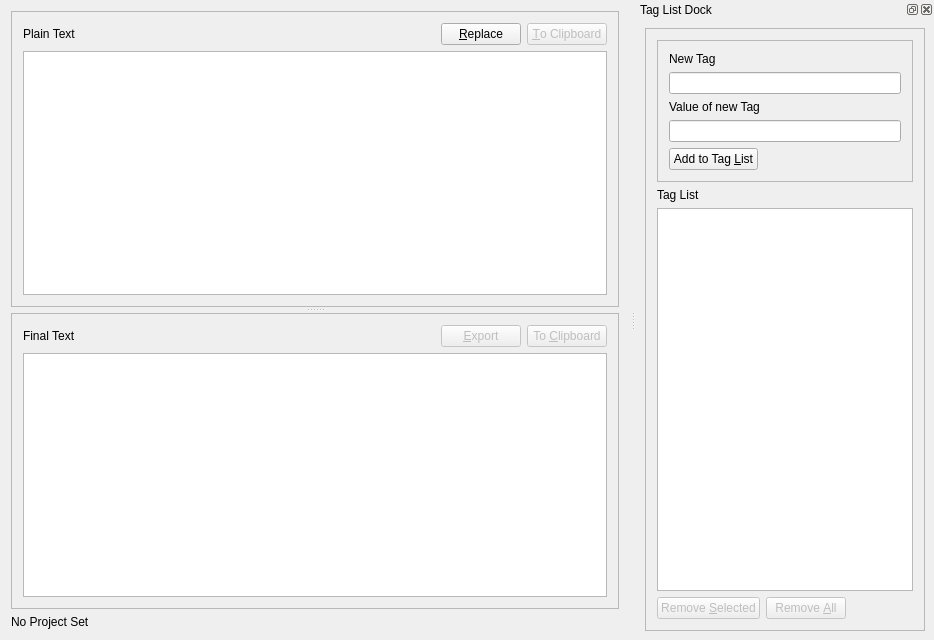
<?xml version="1.0" encoding="UTF-8"?>
<ui version="4.0">
 <class>MainWindow</class>
 <widget class="QMainWindow" name="MainWindow">
  <property name="geometry">
   <rect>
    <x>0</x>
    <y>0</y>
    <width>934</width>
    <height>640</height>
   </rect>
  </property>
  <property name="windowTitle">
   <string>Replacer</string>
  </property>
  <property name="windowIcon">
   <iconset resource="icon.qrc">
    <normaloff>:/icon/triforce_green.png</normaloff>:/icon/triforce_green.png</iconset>
  </property>
  <property name="styleSheet">
   <string notr="true"/>
  </property>
  <widget class="QWidget" name="centralWidget">
   <layout class="QVBoxLayout" name="verticalLayout">
    <item>
     <widget class="QSplitter" name="splitter">
      <property name="orientation">
       <enum>Qt::Vertical</enum>
      </property>
      <property name="handleWidth">
       <number>6</number>
      </property>
      <widget class="QFrame" name="frame">
       <property name="frameShape">
        <enum>QFrame::StyledPanel</enum>
       </property>
       <layout class="QVBoxLayout" name="verticalLayout_4">
        <item>
         <layout class="QHBoxLayout" name="horizontalLayout_2">
          <item>
           <widget class="QLabel" name="label">
            <property name="sizePolicy">
             <sizepolicy hsizetype="Preferred" vsizetype="Preferred">
              <horstretch>1</horstretch>
              <verstretch>0</verstretch>
             </sizepolicy>
            </property>
            <property name="text">
             <string>Plain Text</string>
            </property>
           </widget>
          </item>
          <item>
           <widget class="QPushButton" name="pushButton_replace">
            <property name="enabled">
             <bool>true</bool>
            </property>
            <property name="text">
             <string>&amp;Replace</string>
            </property>
           </widget>
          </item>
          <item>
           <widget class="QPushButton" name="pushButton_c2c_plain">
            <property name="enabled">
             <bool>false</bool>
            </property>
            <property name="text">
             <string>&amp;To Clipboard</string>
            </property>
           </widget>
          </item>
         </layout>
        </item>
        <item>
         <widget class="QTextEdit" name="textEdit_plain">
          <property name="whatsThis">
           <string>&lt;html&gt;&lt;head/&gt;&lt;body&gt;&lt;p&gt;enter the text you want to have the replacees in&lt;/p&gt;&lt;/body&gt;&lt;/html&gt;</string>
          </property>
          <property name="placeholderText">
           <string>&lt;enter your text here&gt;</string>
          </property>
         </widget>
        </item>
       </layout>
      </widget>
      <widget class="QFrame" name="frame_2">
       <property name="frameShape">
        <enum>QFrame::StyledPanel</enum>
       </property>
       <layout class="QVBoxLayout" name="verticalLayout_2">
        <item>
         <layout class="QHBoxLayout" name="horizontalLayout">
          <item>
           <widget class="QLabel" name="label_2">
            <property name="sizePolicy">
             <sizepolicy hsizetype="Preferred" vsizetype="Preferred">
              <horstretch>1</horstretch>
              <verstretch>0</verstretch>
             </sizepolicy>
            </property>
            <property name="text">
             <string>Final Text</string>
            </property>
           </widget>
          </item>
          <item>
           <widget class="QPushButton" name="pushButton_exportFinal">
            <property name="enabled">
             <bool>false</bool>
            </property>
            <property name="text">
             <string>&amp;Export</string>
            </property>
           </widget>
          </item>
          <item>
           <widget class="QPushButton" name="pushButton_c2c_final">
            <property name="enabled">
             <bool>false</bool>
            </property>
            <property name="text">
             <string>To &amp;Clipboard</string>
            </property>
           </widget>
          </item>
         </layout>
        </item>
        <item>
         <widget class="QTextEdit" name="textEdit_final">
          <property name="textInteractionFlags">
           <set>Qt::TextSelectableByKeyboard|Qt::TextSelectableByMouse</set>
          </property>
          <property name="placeholderText">
           <string>&lt;text with filled in replacements will appear here&gt;</string>
          </property>
         </widget>
        </item>
       </layout>
      </widget>
     </widget>
    </item>
    <item>
     <widget class="QLabel" name="lbl_currentProject">
      <property name="text">
       <string>No Project Set</string>
      </property>
     </widget>
    </item>
   </layout>
  </widget>
  <widget class="QDockWidget" name="dockWidget">
   <property name="sizePolicy">
    <sizepolicy hsizetype="Preferred" vsizetype="Minimum">
     <horstretch>0</horstretch>
     <verstretch>0</verstretch>
    </sizepolicy>
   </property>
   <property name="autoFillBackground">
    <bool>false</bool>
   </property>
   <property name="windowTitle">
    <string extracomment="This is the Tag List Dock">Tag List Dock</string>
   </property>
   <attribute name="dockWidgetArea">
    <number>2</number>
   </attribute>
   <widget class="QWidget" name="dockWidgetContents_2">
    <layout class="QVBoxLayout" name="verticalLayout_3" stretch="0">
     <property name="spacing">
      <number>6</number>
     </property>
     <property name="leftMargin">
      <number>9</number>
     </property>
     <property name="topMargin">
      <number>9</number>
     </property>
     <property name="rightMargin">
      <number>9</number>
     </property>
     <property name="bottomMargin">
      <number>9</number>
     </property>
     <item>
      <widget class="QFrame" name="frame_4">
       <property name="frameShape">
        <enum>QFrame::StyledPanel</enum>
       </property>
       <property name="frameShadow">
        <enum>QFrame::Plain</enum>
       </property>
       <layout class="QVBoxLayout" name="verticalLayout_6">
        <item>
         <widget class="QFrame" name="frame_3">
          <property name="frameShape">
           <enum>QFrame::StyledPanel</enum>
          </property>
          <property name="frameShadow">
           <enum>QFrame::Plain</enum>
          </property>
          <layout class="QVBoxLayout" name="verticalLayout_5">
           <item>
            <widget class="QLabel" name="label_3">
             <property name="text">
              <string>New Tag</string>
             </property>
            </widget>
           </item>
           <item>
            <widget class="QLineEdit" name="lineEdit_newTag"/>
           </item>
           <item>
            <widget class="QLabel" name="label_4">
             <property name="text">
              <string>Value of new Tag</string>
             </property>
            </widget>
           </item>
           <item>
            <widget class="QLineEdit" name="lineEdit_newValue"/>
           </item>
           <item>
            <layout class="QHBoxLayout" name="horizontalLayout_3">
             <item>
              <widget class="QPushButton" name="pushButton_add_2_tag_list">
               <property name="text">
                <string>Add to Tag &amp;List</string>
               </property>
              </widget>
             </item>
             <item>
              <spacer name="horizontalSpacer_2">
               <property name="orientation">
                <enum>Qt::Horizontal</enum>
               </property>
               <property name="sizeHint" stdset="0">
                <size>
                 <width>40</width>
                 <height>20</height>
                </size>
               </property>
              </spacer>
             </item>
            </layout>
           </item>
          </layout>
         </widget>
        </item>
        <item>
         <widget class="QLabel" name="label_5">
          <property name="text">
           <string>Tag List</string>
          </property>
         </widget>
        </item>
        <item>
         <widget class="QTableView" name="tableView">
          <property name="alternatingRowColors">
           <bool>true</bool>
          </property>
          <property name="selectionMode">
           <enum>QAbstractItemView::ExtendedSelection</enum>
          </property>
          <property name="selectionBehavior">
           <enum>QAbstractItemView::SelectRows</enum>
          </property>
          <property name="verticalScrollMode">
           <enum>QAbstractItemView::ScrollPerItem</enum>
          </property>
          <property name="horizontalScrollMode">
           <enum>QAbstractItemView::ScrollPerPixel</enum>
          </property>
          <property name="gridStyle">
           <enum>Qt::NoPen</enum>
          </property>
          <property name="sortingEnabled">
           <bool>false</bool>
          </property>
          <attribute name="horizontalHeaderVisible">
           <bool>true</bool>
          </attribute>
          <attribute name="horizontalHeaderStretchLastSection">
           <bool>true</bool>
          </attribute>
          <attribute name="verticalHeaderVisible">
           <bool>false</bool>
          </attribute>
         </widget>
        </item>
        <item>
         <layout class="QHBoxLayout" name="horizontalLayout_4">
          <item>
           <widget class="QPushButton" name="pushButton_remove_selected_tags">
            <property name="enabled">
             <bool>false</bool>
            </property>
            <property name="text">
             <string>Remove &amp;Selected</string>
            </property>
           </widget>
          </item>
          <item>
           <widget class="QPushButton" name="pushButton_remove_all_tags">
            <property name="enabled">
             <bool>false</bool>
            </property>
            <property name="text">
             <string>Remove &amp;All</string>
            </property>
           </widget>
          </item>
          <item>
           <spacer name="horizontalSpacer">
            <property name="orientation">
             <enum>Qt::Horizontal</enum>
            </property>
            <property name="sizeHint" stdset="0">
             <size>
              <width>40</width>
              <height>20</height>
             </size>
            </property>
           </spacer>
          </item>
         </layout>
        </item>
       </layout>
      </widget>
     </item>
    </layout>
   </widget>
  </widget>
  <widget class="QMenuBar" name="menuBar">
   <property name="geometry">
    <rect>
     <x>0</x>
     <y>0</y>
     <width>934</width>
     <height>20</height>
    </rect>
   </property>
  </widget>
 </widget>
 <layoutdefault spacing="6" margin="11"/>
 <resources>
  <include location="icon.qrc"/>
 </resources>
 <connections/>
</ui>
